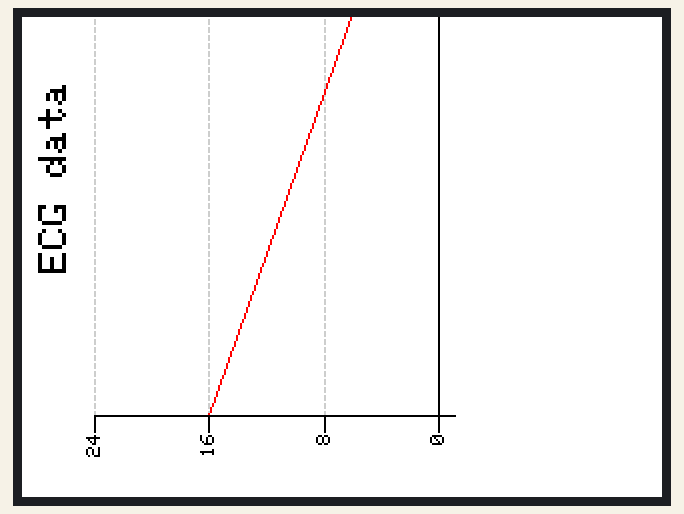
This program was run on a simulated Seeed Wio Terminal. On the bench: 320×240 colour display. What the program prints to the serial monitor is not drawn.

Above: at 0.6 s.
At 1.54 s:
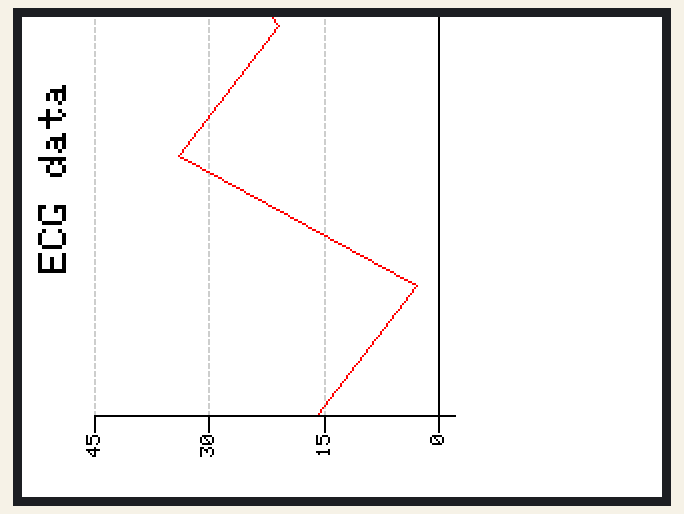
At 2.74 s:
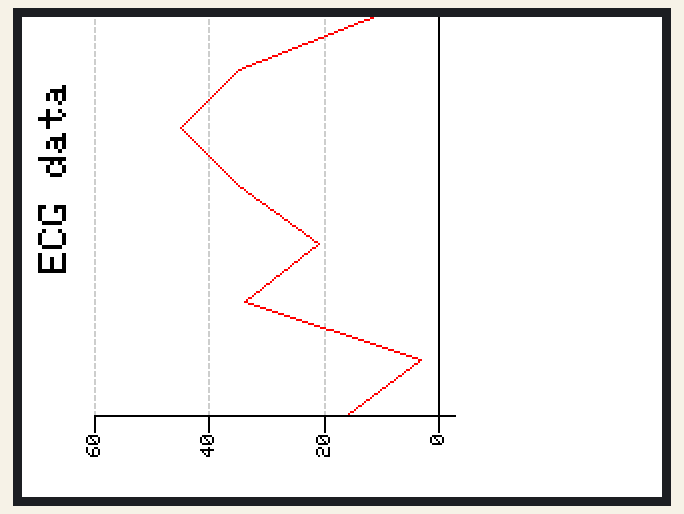
At 14.76 s:
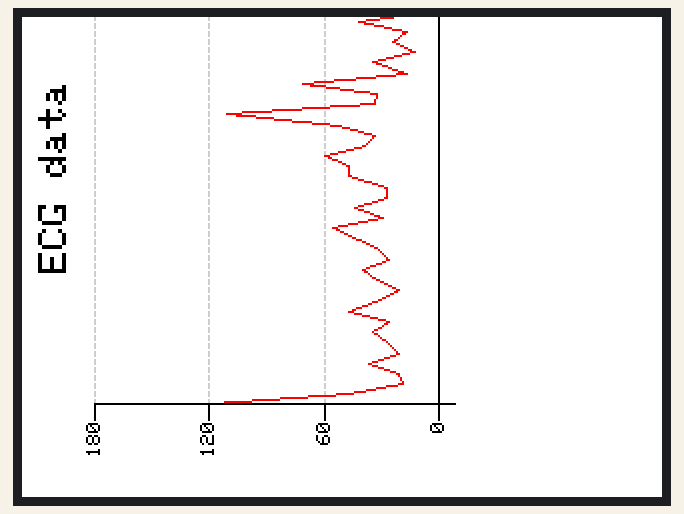
At 28.22 s:
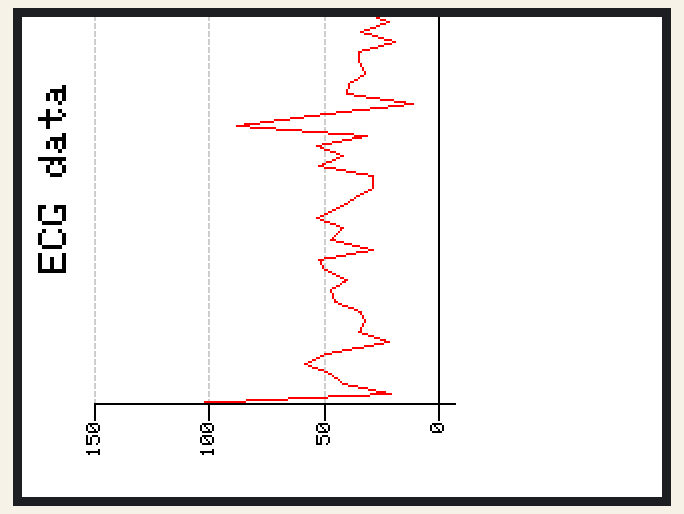
At 36.16 s:
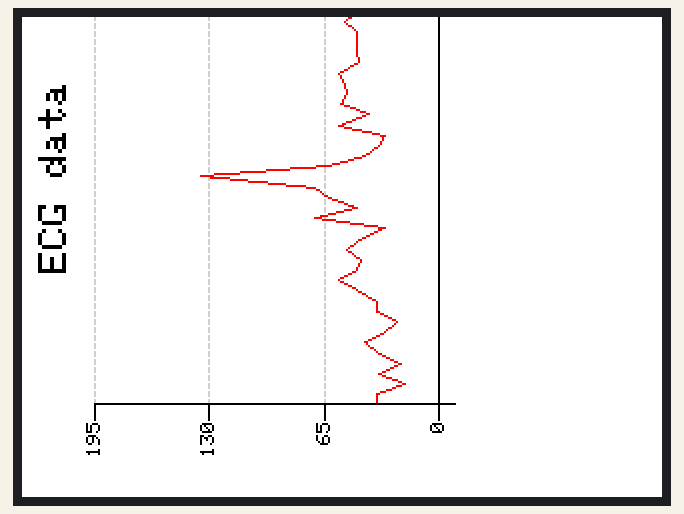

Measured:
- what the display in image 0 shows lasts 0.5 s, from 0.6 s to 1.1 s

The program:

main.cpp
```cpp
#include <seeed_line_chart.h> //include the library

TFT_eSPI tft;

// #define USE_ANALOG

#ifndef USE_ANALOG
  #include "ecg_data.h"
  #define MAX_DATA  500
  int idx;
#endif

#define max_size 50 //maximum size of data
doubles data; //Initilising a doubles type to store data
int recv_data;
TFT_eSprite spr = TFT_eSprite(&tft);  // Sprite

void setup() {
    Serial.begin(115200);
    pinMode(A0, INPUT);
    tft.begin();
    spr.createSprite(TFT_HEIGHT,TFT_WIDTH);
    spr.setRotation(3);
    tft.setRotation(3);
#ifndef USE_ANALOG
    idx = 0;
#endif
    Serial.println("Test Started!!");
}

void loop() {
    spr.fillSprite(TFT_WHITE);
    #ifdef USE_ANALOG
      recv_data = analogRead(A0);
    #else
      // recv_data = ecg_data[idx++];

      recv_data = map(ecg_data[idx++]*100,-29,72,0,165);
      if (idx > MAX_DATA) idx = 0;
    #endif
    // debug
    Serial.println(recv_data);

    if (data.size() == max_size) {
        data.pop();//this is used to remove the first read variable
    }
    data.push(recv_data); //read variables and store in data

    //Settings for the line graph title
    auto header =  text(0, 0)
                #ifdef USE_ANALOG
                  .value("Light Sendor data")
                #else
                  .value("ECG data")
                #endif
                .align(center)
                .valign(vcenter)
                .width(tft.width())
                .thickness(2);

    header.height(header.font_height() * 2);
    header.draw(); //Header height is the twice the height of the font

  //Settings for the line graph
    auto content = line_chart(20, header.height()); //(x,y) where the line graph begins
         content
                .height(tft.height() - header.height() * 1.5) //actual height of the line chart
                .width(tft.width() - content.x() * 2) //actual width of the line chart
                .based_on(0.0) //Starting point of y-axis, must be a float
                .show_circle(false) //drawing a cirle at each point, default is on.
                .value(data) //passing through the data to line graph
                .color(TFT_RED) //Setting the color for the line
                .draw();
    spr.pushSprite(0, 0);
    delay(10);
}
```

ecg_data.h
```cpp
const float ecg_data[500] = {
-0.19576424361493128,-0.27827897838899807,-0.0837799607072692,-0.166294695481336,-0.07985068762278982,-0.01894695481335957,-0.07788605108055013,-0.23702161100196467,-0.14664833005893912,-0.03859332023575643,0.45453045186640467,-0.0012652259332023978,-0.17218860510805506,-0.1643300589390963,-0.06413359528487234,-0.1623654223968566,-0.12896660117878198,-0.07395677799607077,-0.1368251473477407,0.0026640471512769737,
-0.08574459724950888,-0.16825933202357568,-0.09360314341846762,-0.04448722986247548,-0.13093123772102166,-0.10342632612966605,-0.03662868369351674,0.05767387033398817,-0.11914341846758354,-0.020911591355599255,-0.1250373280943026,-0.12896660117878198,-0.009123772102161141,0.0026640471512769737,0.08910805500982315,-0.0562750491159136,-0.08770923379174857,0.039992141453831,0.3916620825147347,-0.08967387033398826,
-0.09949705304518668,0.15394106090373277,-0.1800471512770138,-0.07788605108055013,-0.21737524557956783,-0.14271905697445977,-0.18201178781925348,-0.03859332023575643,-0.2527387033398822,-0.12700196463654229,-0.03269941060903737,-0.12896660117878198,-0.03662868369351674,0.06946168958742628,0.059638506876227855,0.012487229862475403,-0.03466404715127706,0.006593320235756345,0.00855795677799603,0.03409823182711194,
-0.028770137524557995,0.10089587426326126,0.012487229862475403,-0.07199214145383108,0.030168958742632573,0.12643614931237718,0.4093438113948919,-0.1623654223968566,-0.03073477406679768,-0.009123772102161141,0.07535559921414535,0.016416502946954774,-0.1525422396856582,-0.07985068762278982,-0.09949705304518668,-0.08181532416502951,-0.015017681728880197,0.0006994106090372879,-0.048416502946954855,0.0262396856581532,
0.030168958742632573,-0.11324950884086447,-0.0012652259332023978,-0.03073477406679768,0.047850687622789746,-0.02287622789783894,-0.06020432220039297,-0.11521414538310416,-0.1112848722986248,0.03213359528487226,-0.03662868369351674,0.04981532416502943,-0.10735559921414542,0.2561021611001964,0.014451866404715087,-0.22719842829076625,-0.048416502946954855,-0.0562750491159136,-0.09556777996070731,-0.07592141453831046,
-0.07788605108055013,-0.17415324165029475,-0.08770923379174857,-0.1505776031434185,-0.08967387033398826,-0.03073477406679768,-0.10146168958742637,-0.14664833005893912,-0.07002750491159139,-0.07788605108055013,0.004628683693516659,0.061603143418467544,0.0026640471512769737,-0.026805500982318313,0.03409823182711194,-0.016982318271119883,-0.10539096267190574,0.14215324165029466,-0.0032298624754420833,0.09303732809430251,
0.14215324165029466,0.5429390962671905,0.09696660117878189,-0.03466404715127706,-0.0837799607072692,-0.10932023575638511,0.06356777996070723,-0.048416502946954855,0.05177996070726912,0.039992141453831,0.043921414538310374,0.06553241650294692,-0.015017681728880197,0.0006994106090372879,0.004628683693516659,0.006593320235756345,0.043921414538310374,0.00855795677799603,0.11071905697445969,0.14411787819253435,
0.08321414538310408,0.05177996070726912,0.03802750491159131,0.07732023575638503,0.1500117878192534,0.15787033398821215,0.10875442043222,0.24431434184675832,0.15787033398821215,0.6117013752455795,-0.03269941060903737,-0.05038113948919454,0.047850687622789746,0.11071905697445969,0.14411787819253435,0.21484479371316303,0.14215324165029466,0.03606286836935163,-0.06020432220039297,-0.04055795677799611,
-0.10342632612966605,0.02231041257367383,0.09107269155206282,0.07928487229862471,0.18341060903732806,0.18144597249508837,0.12840078585461687,0.12643614931237718,0.06946168958742628,0.1755520628683693,0.18537524557956775,0.1480471512770137,0.2757485265225933,0.1755520628683693,0.01838113948919446,0.14018860510805498,0.2796777996070727,0.7177917485265225,0.04588605108055006,0.041956777996070685,
0.15787033398821215,0.1637642436149312,0.07535559921414535,-0.05823968565815328,0.039992141453831,0.0026640471512769737,0.00855795677799603,0.04588605108055006,0.0026640471512769737,0.11661296660117874,0.15590569744597246,0.061603143418467544,0.00855795677799603,0.00855795677799603,0.07732023575638503,0.09893123772102157,0.08321414538310408,0.04588605108055006,0.12054223968565811,0.0674970530451866,
0.15394106090373277,-0.0562750491159136,-0.015017681728880197,-0.12307269155206291,0.3445108055009823,0.33468762278978387,-0.07002750491159139,0.06553241650294692,-0.048416502946954855,0.05177996070726912,-0.03859332023575643,-0.07002750491159139,-0.08181532416502951,-0.05823968565815328,-0.05823968565815328,-0.07199214145383108,0.004628683693516659,-0.048416502946954855,-0.024840864440078627,-0.08574459724950888,
-0.03466404715127706,-0.05823968565815328,-0.08967387033398826,-0.07199214145383108,0.07535559921414535,0.05767387033398817,-0.0032298624754420833,0.004628683693516659,0.043921414538310374,-0.09163850687622793,-0.0837799607072692,0.0026640471512769737,0.36022789783889975,0.03802750491159131,0.01838113948919446,0.10482514734774062,0.11661296660117874,-0.10735559921414542,-0.08181532416502951,-0.05431041257367391,
-0.06609823182711203,-0.11914341846758354,-0.0837799607072692,0.07928487229862471,0.07732023575638503,0.15590569744597246,0.03409823182711194,-0.04055795677799611,-0.11324950884086447,0.004628683693516659,-0.08574459724950888,-0.046451866404715166,0.01838113948919446,0.028204322200392887,0.12054223968565811,0.11268369351669937,0.10089587426326126,-0.007159135559921454,0.006593320235756345,0.03409823182711194,
0.5252573673870333,0.19323379174852648,0.020345776031434143,-0.048416502946954855,-0.016982318271119883,0.014451866404715087,-0.009123772102161141,0.006593320235756345,-0.06806286836935171,-0.06609823182711203,-0.04055795677799611,-0.03073477406679768,-0.028770137524557995,-0.015017681728880197,-0.013053045186640511,0.041956777996070685,-0.011088408644400825,0.08714341846758346,0.0026640471512769737,-0.048416502946954855,
-0.028770137524557995,-0.03662868369351674,-0.042522593320235794,0.010522593320235717,0.0674970530451866,-0.15647151277013757,0.061603143418467544,0.13036542239685653,0.5350805500982317,0.14411787819253435,-0.0012652259332023978,0.014451866404715087,-0.10932023575638511,-0.10342632612966605,-0.048416502946954855,-0.016982318271119883,0.03802750491159131,-0.1387897838899804,-0.1250373280943026,-0.1250373280943026,
-0.07199214145383108,-0.05234577603143423,-0.11914341846758354,-0.10932023575638511,-0.10342632612966605,-0.03859332023575643,-0.08181532416502951,-0.09556777996070731,-0.17415324165029475,-0.042522593320235794,-0.11717878192534385,-0.07788605108055013,-0.07002750491159139,-0.16040078585461692,-0.14664833005893912,0.030168958742632573,0.34647544204322195,-0.15450687622789788,-0.1525422396856582,-0.1643300589390963,
-0.04448722986247548,-0.08770923379174857,-0.1250373280943026,-0.1780825147347741,-0.17218860510805506,-0.22130451866404718,-0.24488015717092343,-0.19969351669941066,-0.16040078585461692,-0.097532416502947,0.010522593320235717,-0.1937996070726916,-0.21344597249508845,-0.24488015717092343,-0.20165815324165035,-0.1112848722986248,-0.1898703339882122,0.024275049115913515,-0.12307269155206291,0.00855795677799603,
-0.024840864440078627,-0.15450687622789788,-0.12700196463654229,0.0006994106090372879,0.3111119842829076,-0.13093123772102166,-0.048416502946954855,-0.1643300589390963,-0.14468369351669946,-0.04055795677799611,-0.0562750491159136,0.006593320235756345,-0.1937996070726916,-0.1643300589390963,-0.12110805500982322,-0.05431041257367391,-0.011088408644400825,0.030168958742632573,0.006593320235756345,0.04981532416502943,
-0.046451866404715166,-0.03466404715127706,0.039992141453831,-0.08181532416502951,0.05767387033398817,0.0950019646365422,0.09696660117878189,0.18341060903732806,-0.042522593320235794,-0.08574459724950888,-0.02287622789783894,0.18733988212180744,0.4918585461689587,0.014451866404715087,0.03409823182711194,0.06946168958742628,-0.10342632612966605,-0.013053045186640511,-0.05234577603143423,-0.005194499017681769,
-0.07199214145383108,-0.06806286836935171,-0.03859332023575643,-0.028770137524557995,0.0262396856581532,-0.007159135559921454,-0.02287622789783894,0.004628683693516659,0.11464833005893905,0.11071905697445969,0.061603143418467544,0.09303732809430251,-0.06216895874263265,-0.0012652259332023978,-0.03662868369351674,0.12054223968565811,0.15197642436149308,0.05177996070726912,-0.009123772102161141,0.315041257367387,
0.33272298624754415,-0.042522593320235794,0.01838113948919446,0.0006994106090372879,0.06946168958742628,0.11268369351669937,0.11268369351669937,-0.08181532416502951,-0.1780825147347741,-0.28220825147347744,-0.07002750491159139,0.00855795677799603,0.03606286836935163,0.016416502946954774,0.07535559921414535,-0.03662868369351674,-0.04055795677799611,-0.011088408644400825,-0.10146168958742637,0.028204322200392887,
0.014451866404715087,0.05177996070726912,0.09107269155206282,0.1225068762278978,0.11268369351669937,-0.16040078585461692,-0.07395677799607077,0.17948133595284868,0.19716306483300586,-0.005194499017681769,0.02231041257367383,0.0006994106090372879,-0.011088408644400825,-0.07199214145383108,-0.05234577603143423,-0.08574459724950888,-0.0837799607072692,-0.09949705304518668,-0.06020432220039297,-0.015017681728880197,
0.039992141453831,0.07535559921414535,0.04981532416502943,-0.048416502946954855,-0.09556777996070731,-0.03662868369351674,0.059638506876227855,0.08321414538310408,0.12840078585461687,0.010522593320235717,-0.011088408644400825,0.041956777996070685,-0.0562750491159136,0.0006994106090372879,0.00855795677799603,0.4466719056974459,0.08910805500982315,-0.007159135559921454,-0.10146168958742637,0.05767387033398817,
-0.0032298624754420833,-0.04448722986247548,-0.013053045186640511,-0.05431041257367391,-0.03859332023575643,-0.1623654223968566,-0.0012652259332023978,0.05177996070726912,-0.0562750491159136,-0.03662868369351674,0.00855795677799603,-0.097532416502947,-0.06020432220039297,-0.07199214145383108,0.012487229862475403,0.016416502946954774,0.01838113948919446,0.01838113948919446,0.012487229862475403,0.07535559921414535,
0.024275049115913515,-0.10932023575638511,0.03802750491159131,0.4270255402750491,0.12643614931237718,-0.011088408644400825,-0.1112848722986248,-0.06806286836935171,0.14608251473477402,-0.03859332023575643,0.04588605108055006,0.0026640471512769737,-0.097532416502947,-0.13289587426326133,-0.04448722986247548,0.06553241650294692,0.010522593320235717,-0.020911591355599255,-0.09163850687622793,-0.03073477406679768
};
```
